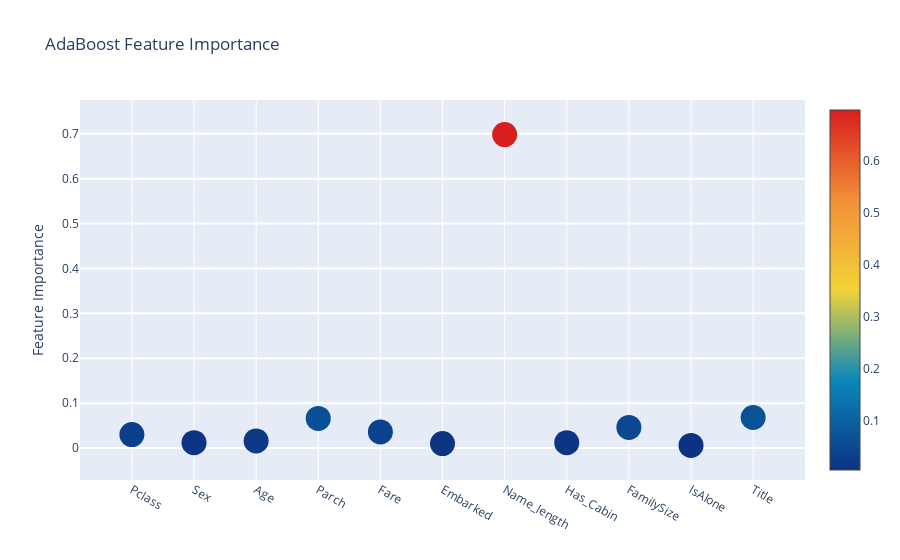

Write notebook code for a chart like this one.
### Code cell
# Extra Trees
trace = go.Scatter(
    y=feature_df["AdaBoost feature importances"].values,
    x=feature_df["features"].values,
    mode="markers",  # 산점도를 점으로 표시
    # 점의 속성
    marker=dict(
        sizemode="diameter",  # 점의 크기를 지름으로 조정
        sizeref=1,  # 점의 크기를 참조할 값
        size=25,  # 점의 기본 크기를 25
        # 점의 색을 중요도 값에 따라
        color=feature_df["AdaBoost feature importances"].values,
        colorscale="Portland",
        showscale=True,  # 색상 막대 표시
    ),
    text=feature_df["features"].values,  # 각 점에 마우스 올리면 표시될 텍스트
)
data = [trace]

# 그래프의 레이아웃 정의
layout = go.Layout(
    autosize=True,  # 그래프 크기 자동 조정
    title="AdaBoost Feature Importance",
    hovermode="closest",  # 마우스를 점에 올릴 때 가장 가까운 점에 대한 정보 표시
    # 눈금 길이 5, y축 그리드 라인 너비 2
    yaxis=dict(title="Feature Importance", ticklen=5, gridwidth=2),
    showlegend=False,
)

# 데이터를 시각화하는 객체, data와 layout을 기반으로 그래프 생성
fig = go.Figure(data=data, layout=layout)
py.iplot(fig, filename="scatter2010")

### Figure 1 — Plotly figure (JSON) as saved in the notebook; plotly's stock layout.template omitted (floating-point values rounded to 4 significant figures)
{"data": [{"marker": {"color": [0.03, 0.012, 0.016, 0.066, 0.036, 0.01, 0.698, 0.012, 0.046, 0.006, 0.068], "colorscale": [[0, "rgb(12,51,131)"], [0.25, "rgb(10,136,186)"], [0.5, "rgb(242,211,56)"], [0.75, "rgb(242,143,56)"], [1, "rgb(217,30,30)"]], "showscale": true, "size": 25, "sizemode": "diameter", "sizeref": 1}, "mode": "markers", "text": ["Pclass", "Sex", "Age", "Parch", "Fare", "Embarked", "Name_length", "Has_Cabin", "FamilySize", "IsAlone", "Title"], "type": "scatter", "x": ["Pclass", "Sex", "Age", "Parch", "Fare", "Embarked", "Name_length", "Has_Cabin", "FamilySize", "IsAlone", "Title"], "y": [0.03, 0.012, 0.016, 0.066, 0.036, 0.01, 0.698, 0.012, 0.046, 0.006, 0.068]}], "layout": {"autosize": true, "hovermode": "closest", "showlegend": false, "title": {"text": "AdaBoost Feature Importance"}, "xaxis": {"autorange": true, "range": [-0.9482, 10.95], "type": "category"}, "yaxis": {"autorange": true, "gridwidth": 2, "range": [-0.1243, 0.8283], "ticklen": 5, "title": {"text": "Feature Importance"}, "type": "linear"}}}
